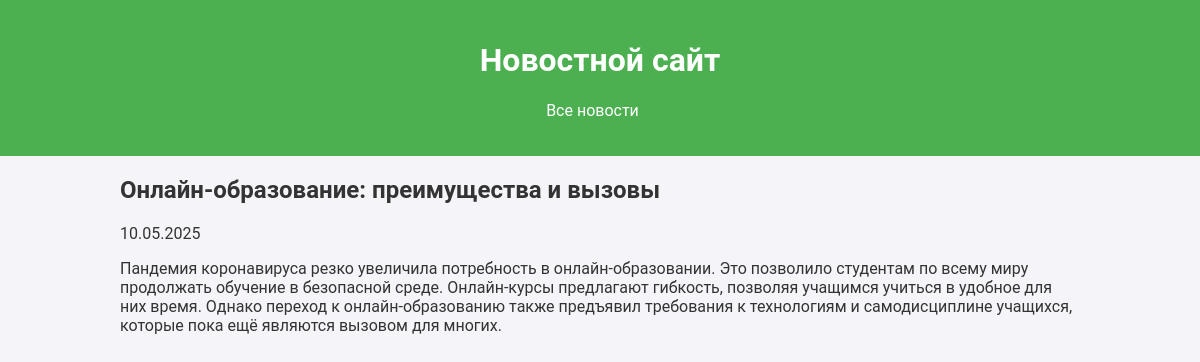
The app's page /news/news/2/ with its own data.
### news/models.py (models this page shows, shortened)
class Post(models.Model):
    author = models.ForeignKey(Author, on_delete=models.CASCADE, related_name='posts')
    publication_type = models.CharField(max_length=2, choices=PUBLICATION_CHOICES, default='AR')
    created_at=models.DateTimeField(auto_now_add=True)
    title = models.CharField(max_length=200)
    content = models.TextField()
    rating = models.IntegerField(default=0)
    categories = models.ManyToManyField(Category, through='PostCategory', related_name='posts')

### news/views.py (the view)
# urls.py: path('news/<int:pk>/', NewsDetail.as_view(), name='news_detail'),
class NewsDetail(DetailView):
    model = Post
    template_name = 'news_detail.html'  # шаблон для отображения конкретной новости
    context_object_name = 'news'

### templates/news_detail.html
{% extends 'flatpages/default.html' %}
{% block content %}
    <article>
        <h1>{{ news.title }}</h1>
        <p>{{ news.created_at|date:"d.m.Y" }}</p>
        <div>{{ news.content }}</div>
    </article>
{% endblock %}

### static/css/styles.css (style rules this page uses)
body { font-family: 'Roboto', sans-serif; background-color: #f4f4f9; color: #333; margin: 0; padding: 0; }

### records on screen
Post: title "Онлайн-образование: преимущества и вызовы", created_at "10.05.2025", content "Пандемия коронавируса резко увеличила потребность в онлайн-образовании. Это позволило студентам по всему миру продолжать обучение в безопасной среде. Онлайн-курсы предлагают гибкость, позволяя учащимся учиться в удобное для них время. Однако переход к онлайн-образованию также предъявил требования к технологиям и самодисциплине учащихся, которые пока ещё являются вызовом для многих."
